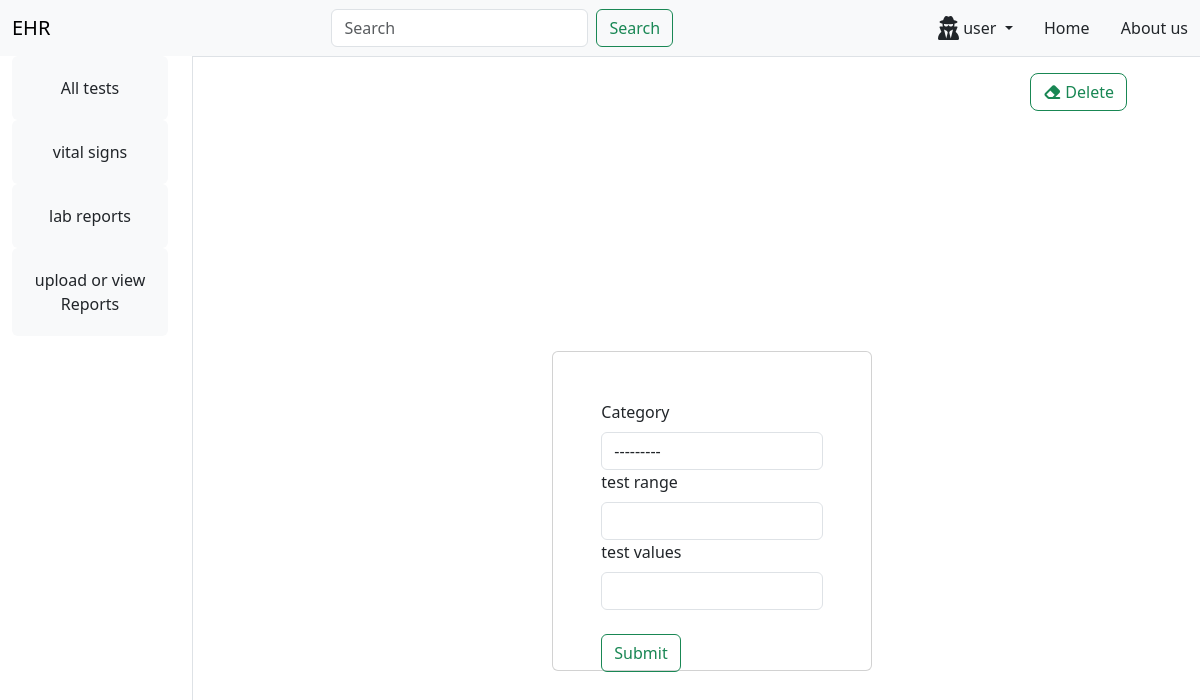
/test/glucose/, run on an earlier commit of the app's database.
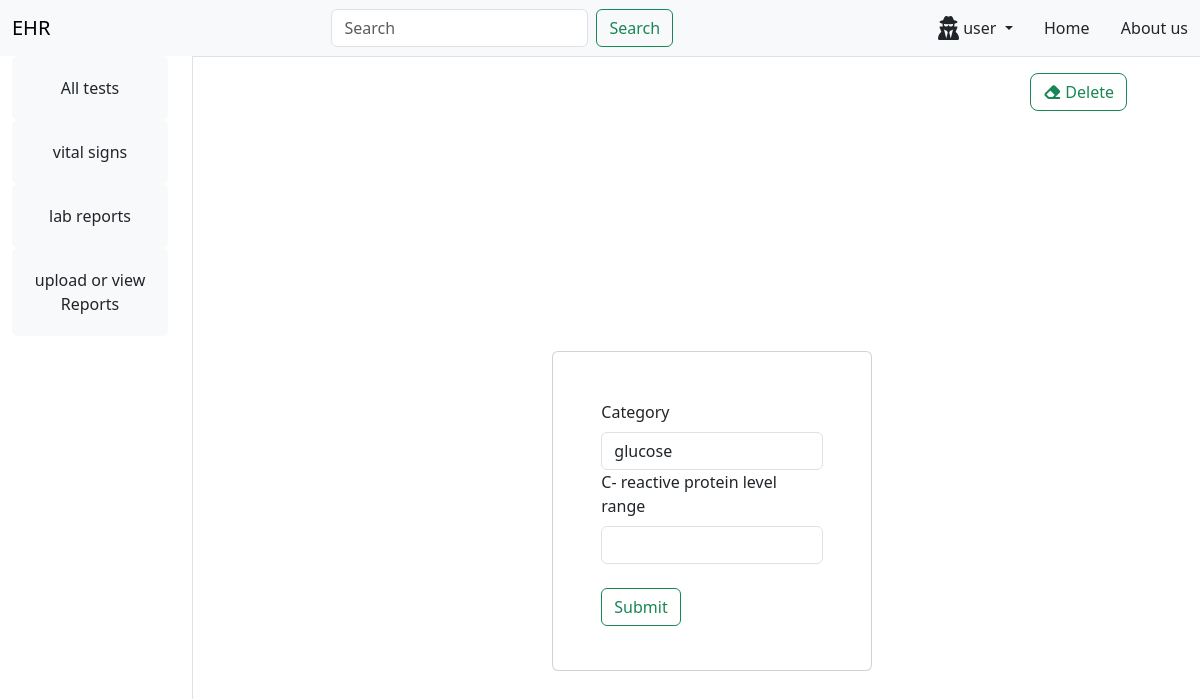
And on a later commit of the database.
### ehr/models.py (models this page shows, shortened)
class Testcategories(models.Model):
    division = models.ForeignKey(MainDivisions, verbose_name=("division"), on_delete=models.CASCADE,null=True)
    name = models.CharField( max_length=50,null=True)
    n1 = models.CharField(max_length=50,blank=True,null=True)
    n2 = models.CharField(max_length=50,blank=True,null=True)
    n3 = models.CharField(max_length=50,blank=True,null=True)
    n4 = models.CharField(max_length=50,blank=True,null=True)
    n5 = models.CharField(max_length=50,blank=True,null=True)
    n6 = models.CharField(max_length=50,blank=True,null=True)
    def __str__(self):
        return self.name

class TestResults(models.Model):
    category = models.ForeignKey(Testcategories, verbose_name=("category"), on_delete=models.SET_NULL,null=True)
    n1 = models.CharField(max_length=50,blank=True,null=True)
    n2 = models.CharField(max_length=50,blank=True,null=True)
    n3 = models.CharField(max_length=50,blank=True,null=True)
    n4 = models.CharField(max_length=50,blank=True,null=True)
    n5 = models.CharField(max_length=50,blank=True,null=True)
    n6 = models.CharField(max_length=50,blank=True,null=True)

### ehr/views.py (the view)
# urls.py: path('test/<str:pk>/',views.test,name = 'test'),
def test(request,pk):
    division = MainDivisions.objects.all()
    test = Testcategories.objects.all()
    test1 = Testcategories.objects.get(name=pk)
    results = TestResults.objects.filter(category = test1)
    forms = ResultsForm(instance = results.first())
    if request.method == 'POST':
        form = ResultsForm(request.POST or None, instance=results.first())
        if form.is_valid():
            form.save()
            return redirect('home')
    context = {'test1':test1,'test':test,'forms':forms,'results':results.first(),'division':division}
    return render(request,'ehr/test.html',context)

### ehr/forms.py
class ResultsForm(ModelForm):
    class Meta:
        model = TestResults
        fields = '__all__'
    def __init__(self, *args, **kwargs):
        super(ResultsForm, self).__init__(*args, **kwargs)
        for field in self.fields.values():
            if field=='category':
                field.widget.attrs.update({
                'class': 'form-select'
            })
            field.widget.attrs.update({
                'class': 'form-control'
            })

### ehr/models.py (called while the page is built)
    def __str__(self) -> str:
        return self.name

### ehr/templates/ehr/test.html (shortened to what this page needs)
{% extends 'ehr/home.html' %} {%block content%}
<div class="container-fluid">
    <div class="d-grid gap-2 d-md-flex justify-content-md-end me-5 mt-3">
        <button class="btn btn-outline-success align-end rounded-3">
          <a href="{%url 'delete' test1.name %}" class="nav-link">
            <i class="fa-solid fa-eraser"></i> Delete</a
          >
        </button>
    </div>
  <div class="row min-vh-100 justify-content-center align-items-center">
    <div class="col-12 col-md-6 col-lg-4">
      <div class="card mx-auto" style="width: 20rem; height: 20rem">
        <div class="card-body p-5">
          <form method="POST" action="">
            <label class="form-label" for="{{forms.category.id_for_label}}"
              >Category</label
            >
            {{forms.category}}
            {%if test1.n1 %}
            <label class="form-label" for="{{forms.n1.id_for_label}}"
              >{{test1.n1}}</label
            >
            {{forms.n1}} {%endif%} {%if test1.n2 %}
            <label class="form-label" for="{{forms.n2.id_for_label}}"
              >{{test1.n2}}</label
            >
            {{forms.n2}} {%endif%}
            <br />
            <button type="submit" class="btn btn-outline-success">
              Submit
            </button>
          </form>
        </div>
      </div>
    </div>
  </div>
</div>
<div>{%endblock%}</div>

What changed in the data, as far as the page shows it:
removed Testcategories: n1 "test range", n2 "test values"
added TestResults: category "glucose"
added Testcategories: n1 "C- reactive protein level range"
Also different on the page:
form field category: "---------" → (not shown)
